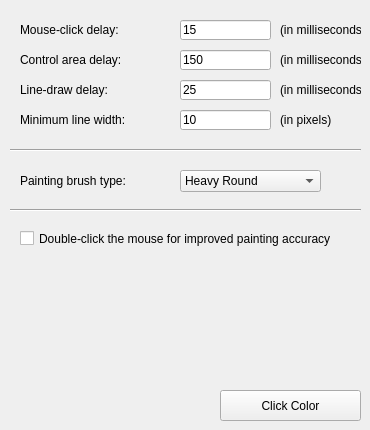
   <widget class="QWidget" name="experimentalTab">
    <attribute name="title">
     <string>Experimental</string>
    </attribute>
    <widget class="QLabel" name="label_15">
     <property name="geometry">
      <rect>
       <x>20</x>
       <y>20</y>
       <width>161</width>
       <height>20</height>
      </rect>
     </property>
     <property name="text">
      <string>Mouse-click delay:</string>
     </property>
    </widget>
    <widget class="QLabel" name="label_19">
     <property name="geometry">
      <rect>
       <x>280</x>
       <y>20</y>
       <width>81</width>
       <height>20</height>
      </rect>
     </property>
     <property name="text">
      <string>(in milliseconds)</string>
     </property>
    </widget>
    <widget class="QLineEdit" name="click_delay_LineEdit">
     <property name="geometry">
      <rect>
       <x>180</x>
       <y>20</y>
       <width>91</width>
       <height>20</height>
      </rect>
     </property>
     <property name="toolTip">
      <string>This is the delay when releasing the mouse button during a click event. Increasing this improves painting accuracy at the cost of speed.</string>
     </property>
     <property name="text">
      <string>15</string>
     </property>
    </widget>
    <widget class="QLabel" name="label_20">
     <property name="geometry">
      <rect>
       <x>280</x>
       <y>80</y>
       <width>81</width>
       <height>20</height>
      </rect>
     </property>
     <property name="text">
      <string>(in milliseconds)</string>
     </property>
    </widget>
    <widget class="QLabel" name="label_16">
     <property name="geometry">
      <rect>
       <x>20</x>
       <y>80</y>
       <width>161</width>
       <height>20</height>
      </rect>
     </property>
     <property name="text">
      <string>Line-draw delay:</string>
     </property>
    </widget>
    <widget class="QLineEdit" name="line_delay_LineEdit">
     <property name="geometry">
      <rect>
       <x>180</x>
       <y>80</y>
       <width>91</width>
       <height>20</height>
      </rect>
     </property>
     <property name="toolTip">
      <string>This is the delay when painting a line. Increasing this improves painting accuracy at the cost of speed.</string>
     </property>
     <property name="text">
      <string>25</string>
     </property>
    </widget>
    <widget class="QLabel" name="label_21">
     <property name="geometry">
      <rect>
       <x>280</x>
       <y>50</y>
       <width>81</width>
       <height>20</height>
      </rect>
     </property>
     <property name="text">
      <string>(in milliseconds)</string>
     </property>
    </widget>
    <widget class="QLabel" name="label_22">
     <property name="geometry">
      <rect>
       <x>280</x>
       <y>110</y>
       <width>81</width>
       <height>20</height>
      </rect>
     </property>
     <property name="text">
      <string>(in pixels)</string>
     </property>
    </widget>
    <widget class="QLabel" name="label_17">
     <property name="geometry">
      <rect>
       <x>20</x>
       <y>50</y>
       <width>161</width>
       <height>20</height>
      </rect>
     </property>
     <property name="text">
      <string>Control area delay:</string>
     </property>
    </widget>
    <widget class="QLabel" name="label_18">
     <property name="geometry">
      <rect>
       <x>20</x>
       <y>110</y>
       <width>161</width>
       <height>20</height>
      </rect>
     </property>
     <property name="text">
      <string>Minimum line width:</string>
     </property>
    </widget>
    <widget class="QLineEdit" name="min_line_width_LineEdit">
     <property name="geometry">
      <rect>
       <x>180</x>
       <y>110</y>
       <width>91</width>
       <height>20</height>
      </rect>
     </property>
     <property name="toolTip">
      <string>This is the minimum of grouped pixels requred before drawing a line. Changing this may affect the overall painting time.</string>
     </property>
     <property name="text">
      <string>10</string>
     </property>
    </widget>
    <widget class="QLineEdit" name="ctrl_delay_LineEdit">
     <property name="geometry">
      <rect>
       <x>180</x>
       <y>50</y>
       <width>91</width>
       <height>20</height>
      </rect>
     </property>
     <property name="toolTip">
      <string>This is the delay between the clicks on different painting controls</string>
     </property>
     <property name="text">
      <string>150</string>
     </property>
    </widget>
    <widget class="Line" name="line_5">
     <property name="geometry">
      <rect>
       <x>10</x>
       <y>140</y>
       <width>351</width>
       <height>20</height>
      </rect>
     </property>
     <property name="orientation">
      <enum>Qt::Horizontal</enum>
     </property>
    </widget>
    <widget class="QComboBox" name="brush_type_ComboBox">
     <property name="geometry">
      <rect>
       <x>180</x>
       <y>170</y>
       <width>141</width>
       <height>22</height>
      </rect>
     </property>
     <property name="toolTip">
      <string>The default brush type used for painting</string>
     </property>
     <property name="currentText">
      <string>Heavy Round</string>
     </property>
     <property name="currentIndex">
      <number>1</number>
     </property>
     <item>
      <property name="text">
       <string>Light Round</string>
      </property>
      <property name="icon">
       <iconset resource="../resources/icons.qrc">
        <normaloff>:/brushes/light_round.png</normaloff>:/brushes/light_round.png</iconset>
      </property>
     </item>
     <item>
      <property name="text">
       <string>Heavy Round</string>
      </property>
      <property name="icon">
       <iconset resource="../resources/icons.qrc">
        <normaloff>:/brushes/heavy_round.png</normaloff>:/brushes/heavy_round.png</iconset>
      </property>
     </item>
     <item>
      <property name="text">
       <string>Medium Round</string>
      </property>
      <property name="icon">
       <iconset resource="../resources/icons.qrc">
        <normaloff>:/brushes/medium_round.png</normaloff>:/brushes/medium_round.png</iconset>
      </property>
     </item>
     <item>
      <property name="text">
       <string>Heavy Square</string>
      </property>
      <property name="icon">
       <iconset resource="../resources/icons.qrc">
        <normaloff>:/brushes/heavy_square.png</normaloff>:/brushes/heavy_square.png</iconset>
      </property>
     </item>
    </widget>
    <widget class="QLabel" name="label_23">
     <property name="geometry">
      <rect>
       <x>20</x>
       <y>170</y>
       <width>161</width>
       <height>21</height>
      </rect>
     </property>
     <property name="text">
      <string>Painting brush type:</string>
     </property>
    </widget>
    <widget class="Line" name="line_6">
     <property name="geometry">
      <rect>
       <x>10</x>
       <y>200</y>
       <width>351</width>
       <height>20</height>
      </rect>
     </property>
     <property name="orientation">
      <enum>Qt::Horizontal</enum>
     </property>
    </widget>
    <widget class="QCheckBox" name="double_click_CheckBox">
     <property name="geometry">
      <rect>
       <x>20</x>
       <y>230</y>
       <width>341</width>
       <height>17</height>
      </rect>
     </property>
     <property name="toolTip">
      <string>This will automatically click the mouse button twice during the painting process eliminating any dead pixels</string>
     </property>
     <property name="text">
      <string>Double-click the mouse for improved painting accuracy</string>
     </property>
    </widget>
    <widget class="QPushButton" name="click_color_PushButton">
     <property name="geometry">
      <rect>
       <x>220</x>
       <y>390</y>
       <width>141</width>
       <height>31</height>
      </rect>
     </property>
     <property name="toolTip">
      <string>Opens a dialog where you can select a color that the application will click in the in-game palette</string>
     </property>
     <property name="text">
      <string>Click Color</string>
     </property>
    </widget>
   </widget>
